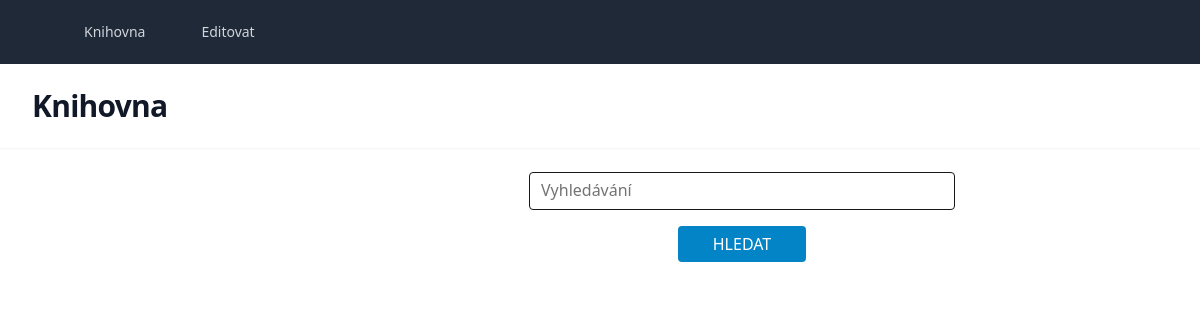
The app's page /uvod, older data.
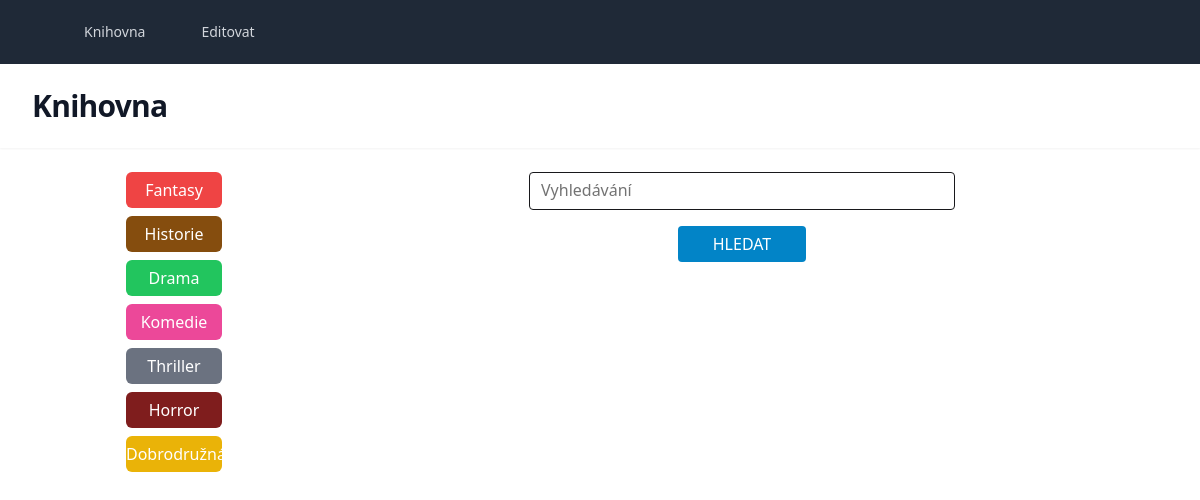
The same page, newer data.
### tables this page shows
CREATE TABLE `zanry` (
  `id_zanr` int(11) NOT NULL,
  `jmeno_zanr` varchar(40) NOT NULL,
  `bg_color` varchar(15) NOT NULL
);

### kontrolery/Kontroler.php (called while the page is built, shortened)
<?php
abstract class Kontroler {
    protected $pohled = "";
    protected $data = [];
    public function vypisPohled() {
        require "pohledy/{$this->pohled}.phtml";
    }
    protected function nactiSpolecnaData()
    {
        $this->data["zanry"] = (new Zanr())->vratZanry();
    }
}

### index.php (called while the page is built, shortened)
<?php
$url = [isset($_GET['url']) ? $_GET['url'] : ''];
$smerovac = new SmerovacKontroler();
$smerovac->zpracuj($url);
$smerovac->vypisPohled();

### modely/Db.php (called while the page is built, shortened)
<?php
class Db {
    private static $spojeni;
    private static $nastaveni = array(
        PDO::ATTR_ERRMODE => PDO::ERRMODE_EXCEPTION,
        PDO::ATTR_EMULATE_PREPARES => false,
    );
    public static function pripoj($server, $uzivatel, $heslo, $databaze)
    {
        if (!isset(self::$spojeni))
        {
            $dsn = "mysql:host=$server;dbname=$databaze;charset=utf8";
            self::$spojeni = new PDO(
                $dsn,
                $uzivatel,
                $heslo,
                self::$nastaveni
            );
        }
    }
    public static function dotazVsechny($dotaz, $parametry = array()) {
        $navrat = self::$spojeni->prepare($dotaz);
        $navrat->execute($parametry);
        return $navrat->fetchAll();
    }
}

### modely/Zanr.php (called while the page is built, shortened)
<?php
class Zanr
{
    public function vratZanry() {
        $sql = "
            SELECT *
            FROM zanry
        ";
        return Db::dotazVsechny($sql);
    }
}

### kontrolery/UvodKontroler.php (called while the page is built, shortened)
<?php
class UvodKontroler extends Kontroler
{
    public function zpracuj($parametry): void
    {
        $this->nactiSpolecnaData();
    }
}

### kontrolery/SmerovacKontroler.php (called while the page is built, shortened)
<?php
class SmerovacKontroler extends Kontroler {
    public function zpracuj($parametry) {
        $url = $parametry[0];
        $castiCesty = $this->parsujURL($url);
        if (empty($castiCesty[0])) {
            $this->presmeruj("uvod");
        } else {
            $castNazvuKontroleru = array_shift($castiCesty);
            $nazevKontroleru = $this->pomlckyDoVelbloudiNotace($castNazvuKontroleru)
                . "Kontroler";
            if (file_exists("kontrolery/$nazevKontroleru.php")) {
                $this->kontroler = new $nazevKontroleru;
                $this->kontroler->zpracuj($castiCesty);
            } else {
                $this->presmeruj("uvod");
            }
        }
    }
    private function pomlckyDoVelbloudiNotace($text) {
        $text = str_replace("-", " ", $text);
        $text = ucwords($text);
        $text = str_replace(" ", "", $text);
        return $text;
    }
    private function parsujURL($url) {
        $naparsovanaURL = parse_url($url);
        $cesta = $naparsovanaURL["path"];
        $cesta = trim($cesta);
        $rozdelenaCesta = explode("/", $cesta);
        return $rozdelenaCesta;
    }
}
?>

### pohledy/uvod.phtml (the view, shortened to what this page needs)
<form class="w-full mx-auto flex" method="GET">
    <div class="w-1/4">
        <ul class="flex flex-col items-center gap-2">
            <?php  foreach ($this->data["zanry"] as $zanr):
                $checked = in_array($zanr['id_zanr'], $_GET['zanry'] ?? []) ? 'checked' : '';?>
                <li>
                    <button type="submit">
                        <label for="zanr<?= $zanr["id_zanr"] ?>" class="hover:cursor-pointer peer-checked:shadow-xl peer-checked:border-4 peer-checked:border-black shadow-black block text-center w-24  py-1.5 text-white rounded-md <?=$zanr['bg_color']?>">
                            <?= $zanr["jmeno_zanr"] ?>
                        </label>
                    </button>
                </li>
            <?php endforeach;?>
        </ul>
    </div>
    <div class="w-3/4">
        <div class="flex flex-col items-center">
            <div class="relative mb-4 w-1/2">
                <input
                        type="text"
                        class=" peer block min-h-[auto] w-full rounded border bg-transparent px-3 py-[0.32rem] leading-[1.6] outline-none placeholder-transparent transition-all duration-200 ease-linear peer-focus:text-primary motion-reduce:transition-none dark:text-white dark:placeholder:text-neutral-300 dark:autofill:shadow-autofill dark:peer-focus:text-primary"
                        id="vyhledavani"
                        name="vyhledavani"
                        placeholder="test"
                />
                <label
                        for="vyhledavani"
                        class="pointer-events-none absolute left-3 top-0 mb-0 max-w-[90%] origin-[0_0] truncate pt-[0.37rem] leading-[1.6] peer-placeholder-shown:text-neutral-500 transition-all duration-200 ease-out -translate-y-[0.65rem] peer-placeholder-shown:-translate-y-0 scale-[0.8] peer-placeholder-shown:scale-[1] text-primary motion-reduce:transition-none"
                >Vyhledávání
                </label>
            </div>
            <input
                type="submit"
                class="w-32 uppercase rounded bg-sky-600 text-white px-4 py-1.5 hover:cursor-pointer hover:bg-sky-700 transition"
                value="Hledat"
            />
        </div>
    </div>
</form>

### pohledy/rozlozeni.phtml (shortened to what this page needs)
<!DOCTYPE html>
<html lang="cs">
<head>
    <link
            rel="stylesheet"
            href="https://cdn.jsdelivr.net/npm/tw-elements/css/tw-elements.min.css" />
    <script src="https://cdn.tailwindcss.com/3.3.0"></script>
    <link href="https://cdn.jsdelivr.net/npm/daisyui@5" rel="stylesheet" type="text/css" />
    <script src="https://cdn.jsdelivr.net/npm/@tailwindcss/browser@4"></script>
</head>
<body>
    <div class="min-h-full">
        <nav class="bg-gray-800">
            <div class="mx-auto max-w-7xl px-4 sm:px-6 lg:px-8">
                <div class="flex h-16 items-center justify-between">
                    <div class="flex items-center">
                        <div class="hidden md:block">
                            <div class="ml-10 flex items-baseline space-x-4">
                                <a href="uvod" class="rounded-md px-3 py-2 text-sm font-medium text-gray-300 hover:bg-gray-700 hover:text-white" aria-current="page">Knihovna</a>
                                <a href="edit" class="rounded-md px-3 py-2 text-sm font-medium text-gray-300 hover:bg-gray-700 hover:text-white">Editovat</a>
                            </div>
                        </div>
                    </div>
                </div>
            </div>
        </nav>
        <header class="bg-white shadow-sm">
            <div class="mx-auto max-w-7xl px-4 py-6 sm:px-6 lg:px-8">
                <h1 class="text-3xl font-bold tracking-tight text-gray-900">Knihovna</h1>
            </div>
        </header>
        <main>
            <div class="mx-auto max-w-7xl px-4 py-6 sm:px-6 lg:px-8">
                <?php
                $this->kontroler->vypisPohled();
                ?>
            </div>
        </main>
    </div>
</body>
</html>

Row changes from the older to the newer data that the page shows:
now on this page (row edited): zanry: jmeno_zanr "Fantasy", bg_color "bg-red-500" (drawn)
now on this page (row edited): zanry: jmeno_zanr "Historie", bg_color "bg-yellow-800" (drawn)
added zanry: jmeno_zanr "Drama", bg_color "bg-green-500" (drawn)
added zanry: jmeno_zanr "Komedie", bg_color "bg-pink-500" (drawn)
added zanry: jmeno_zanr "Thriller", bg_color "bg-gray-500" (drawn)
added zanry: jmeno_zanr "Horror", bg_color "bg-red-900" (drawn)
added zanry: jmeno_zanr "Dobrodružná", bg_color "bg-yellow-500" (drawn)
